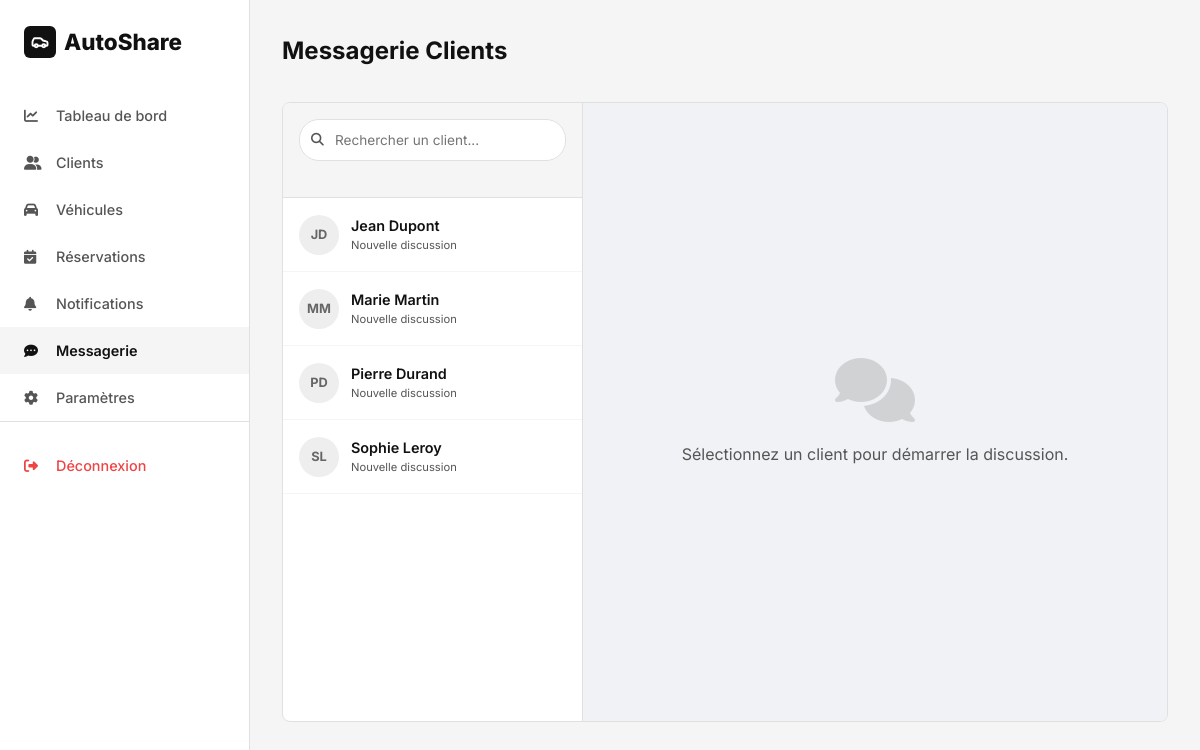
/admin/messages.php (signed in), run on the app's committed database.
### tables this page shows
CREATE TABLE utilisateurs (
    id INT AUTO_INCREMENT PRIMARY KEY,
    prenom VARCHAR(100) NOT NULL,
    nom VARCHAR(100) NOT NULL,
    email VARCHAR(255) NOT NULL UNIQUE,
    mot_de_passe VARCHAR(255) NOT NULL,
    telephone VARCHAR(20) DEFAULT NULL,
    adresse TEXT DEFAULT NULL,
    role ENUM('client', 'admin') NOT NULL DEFAULT 'client',
    photo VARCHAR(255) DEFAULT NULL,
    statut ENUM('actif', 'inactif', 'suspendu') NOT NULL DEFAULT 'actif',
    is_deleted TINYINT(1) NOT NULL DEFAULT 0,
    date_creation DATETIME NOT NULL DEFAULT CURRENT_TIMESTAMP,
    date_modification DATETIME DEFAULT NULL ON UPDATE CURRENT_TIMESTAMP
);

### includes/functions.php (called while the page is built, shortened)
<?php
function clean($data) {
    return htmlspecialchars(trim($data), ENT_QUOTES, 'UTF-8');
}

### admin/messages.php (the view, shortened to what this page needs)
<?php
require_once '../config/database.php';
require_once '../includes/functions.php';
$adminId = $_SESSION['user_id'];
$selectedClientId = isset($_GET['client_id']) ? (int)$_GET['client_id'] : null;
$stmt = $pdo->query("SELECT u.id, u.prenom, u.nom, u.email,
                    (SELECT COUNT(*) FROM chat_messages WHERE expediteur_id = u.id AND destinataire_id = $adminId AND lu = 0) as unread_count,
                    (SELECT MAX(date_envoi) FROM chat_messages WHERE expediteur_id = u.id OR destinataire_id = u.id) as last_msg_date
                    FROM utilisateurs u
                    WHERE u.role = 'client' AND u.is_deleted = 0
                    ORDER BY last_msg_date DESC, u.prenom ASC");
$chatList = $stmt->fetchAll();
$chatMessages = [];
$selectedClient = null;
?>
<!DOCTYPE html>
<html lang="fr">
<head>
    <link rel="stylesheet" href="https://cdnjs.cloudflare.com/ajax/libs/font-awesome/6.5.0/css/all.min.css">
    <link rel="stylesheet" href="../assets/css/style.css">
</head>
<body class="dashboard">
    <?php include '../includes/sidebar.php'; ?>
    <main class="dashboard-content">
        <header class="dashboard-header">
            <h1>Messagerie Clients</h1>
        </header>
        <div class="chat-wrapper" style="flex-direction: row; height: calc(100vh - 180px);">
            <div class="chat-list" style="display: flex; flex-direction: column;">
                <div style="padding: 16px; border-bottom: 1px solid var(--border); background: var(--bg-alt);">
                    <div class="form-group mb-0">
                        <div style="position: relative;">
                            <i class="fas fa-search" style="position: absolute; left: 12px; top: 50%; transform: translateY(-50%); color: var(--secondary); font-size: 0.8rem;"></i>
                            <input type="text" id="clientSearch" class="form-control" placeholder="Rechercher un client..." style="padding-left: 35px; border-radius: 20px; font-size: 0.85rem;">
                        </div>
                    </div>
                </div>
                <div id="contactsList" style="flex: 1; overflow-y: auto;">
                    <?php foreach ($chatList as $item): ?>
                        <a href="messages.php?client_id=<?= $item['id'] ?>" class="chat-list-item <?= $selectedClientId == $item['id'] ? 'active' : '' ?>" data-name="<?= strtolower($item['prenom'] . ' ' . $item['nom']) ?>">
                            <div style="width: 40px; height: 40px; background: <?= $selectedClientId == $item['id'] ? 'var(--primary)' : '#eee' ?>; color: <?= $selectedClientId == $item['id'] ? '#fff' : '#666' ?>; border-radius: 50%; display: flex; align-items: center; justify-content: center; font-weight: 700; font-size: 0.8rem;">
                                <?= strtoupper($item['prenom'][0] . $item['nom'][0]) ?>
                            </div>
                            <div style="flex: 1; min-width: 0;">
                                <div style="font-weight: 600; font-size: 0.9rem; white-space: nowrap; overflow: hidden; text-overflow: ellipsis;">
                                    <?= clean($item['prenom'] . ' ' . $item['nom']) ?>
                                </div>
                                <div style="font-size: 0.7rem; color: var(--secondary);"><?= $item['last_msg_date'] ? 'Dernier échange le ' . date('d/m', strtotime($item['last_msg_date'])) : 'Nouvelle discussion' ?></div>
                            </div>
                        </a>
                    <?php endforeach; ?>
                </div>
            </div>
            <div style="flex: 1; display: flex; flex-direction: column;">
                <?php if ($selectedClient): ?>
                    <div class="chat-header">
                        <strong><?= clean($selectedClient['prenom'] . ' ' . $selectedClient['nom']) ?></strong>
                    </div>
                    <div class="chat-messages" id="chatBox">
                        <?php foreach ($chatMessages as $msg): ?>
                            <div class="message-bubble <?= $msg['expediteur_id'] == $adminId ? 'message-sent' : 'message-received' ?>">
                                <?= nl2br(clean($msg['message'])) ?>
                                <div class="message-time">
                                    <?= date('H:i', strtotime($msg['date_envoi'])) ?>
                                    <?php if ($msg['expediteur_id'] == $adminId): ?>
                                        <i class="fas fa-check-double" style="color: <?= $msg['lu'] ? '#53bdeb' : '#8696a0' ?>; margin-left: 4px;"></i>
                                    <?php endif; ?>
                                </div>
                            </div>
                        <?php endforeach; ?>
                    </div>
                    <form action="messages.php?client_id=<?= $selectedClientId ?>" method="POST" class="chat-input-area">
                        <input type="text" name="message" placeholder="Répondre au client..." required autocomplete="off">
                        <button type="submit"><i class="fas fa-paper-plane"></i></button>
                    </form>
                <?php else: ?>
                    <div style="flex: 1; display: flex; flex-direction: column; align-items: center; justify-content: center; color: var(--secondary); background: #f0f2f5;">
                        <i class="fas fa-comments" style="font-size: 4rem; opacity: 0.2; margin-bottom: 20px;"></i>
                        <p>Sélectionnez un client pour démarrer la discussion.</p>
                    </div>
                <?php endif; ?>
            </div>
        </div>
    </main>
</body>
</html>

### assets/css/style.css (style rules this page uses)
*,*::before,*::after { box-sizing:border-box;margin:0;padding:0 }
:root { --primary:#111;--secondary:#555;--accent:#222;--bg:#fff;--bg-alt:#f5f5f5;--border:#e0e0e0;--success:#22c55e;--warning:#f59e0b;--danger:#ef4444;--info:#3b82f6;--radius:8px;--shadow:0 2px 12px rgba(0,0,0,.08);--transition:all .3s ease }
body { font-family:'Inter',sans-serif;color:var(--primary);background:var(--bg);line-height:1.6;min-height:100vh }
a { text-decoration:none;color:inherit;transition:var(--transition) }
input,select,textarea,button { font-family:inherit;font-size:inherit }
.form-group { margin-bottom:20px }
.form-control { width:100%;padding:12px 16px;border:1px solid var(--border);border-radius:var(--radius);font-size:.9rem;transition:var(--transition);background:#fff }
.dashboard { display:flex;min-height:100vh }
.dashboard-content { flex:1;margin-left:250px;padding:32px;background:var(--bg-alt);min-height:100vh }
.dashboard-header { display:flex;align-items:center;justify-content:space-between;margin-bottom:32px }
.dashboard-header h1 { font-size:1.5rem;font-weight:700 }
.chat-wrapper { display: flex; flex-direction: column; height: calc(100vh - 160px); background: #fff; border-radius: var(--radius); border: 1px solid var(--border); overflow: hidden; }
.chat-list { width: 300px; border-right: 1px solid var(--border); overflow-y: auto; }
.chat-list-item { padding: 16px; display: flex; align-items: center; gap: 12px; cursor: pointer; transition: var(--transition); border-bottom: 1px solid var(--bg-alt); }

### data on the page
utilisateurs: prenom+nom "JD", prenom+nom "Jean Dupont"
utilisateurs: prenom+nom "MM", prenom+nom "Marie Martin"
utilisateurs: prenom+nom "PD", prenom+nom "Pierre Durand"
utilisateurs: prenom+nom "SL", prenom+nom "Sophie Leroy"
